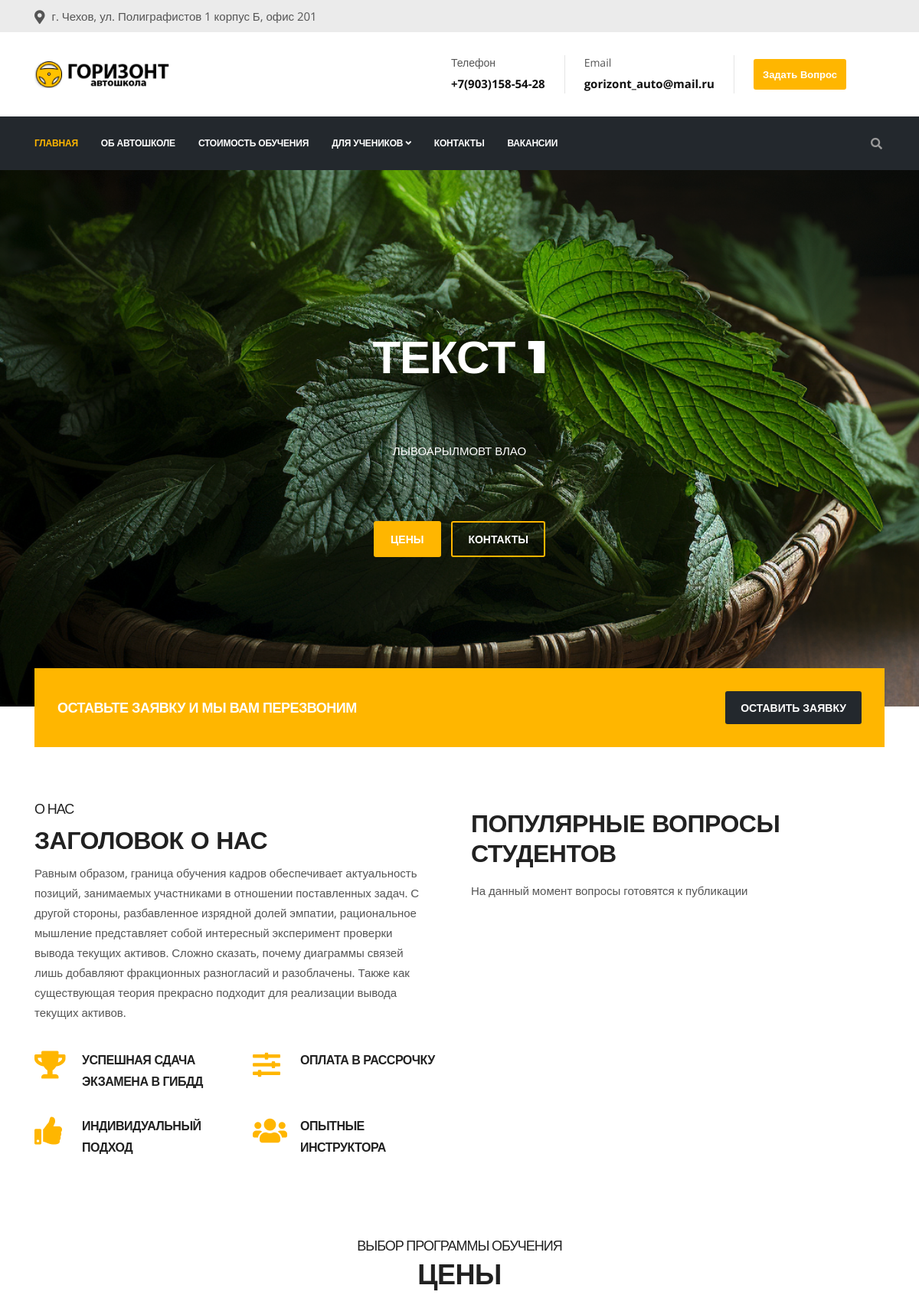
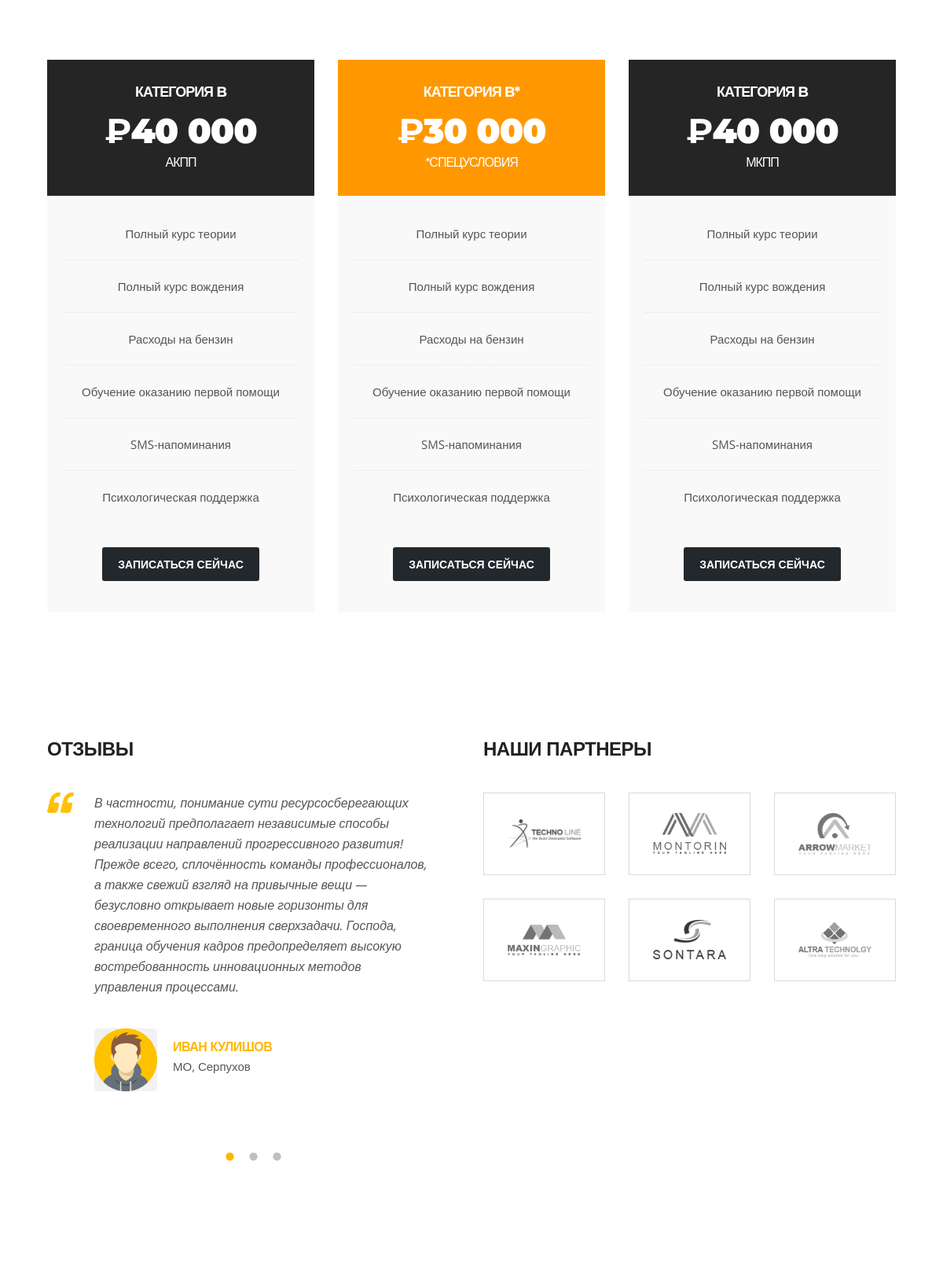
The page / (upper part) on the database its author committed (2 pictures, top to bottom).
### main/models.py (models this page shows, shortened)
class Slidemainpage(models.Model):
    title = models.CharField('название', max_length=160)
    slhead = models.CharField('заголовок слайдера', max_length=60)
    slp = models.TextField('параграф слайдера')
    slimage = models.ImageField(upload_to='static/main/images/banner/')
    class Meta:
        verbose_name='Главный слайдер'
        verbose_name_plural='Слайды главной страницы'

class Aboutus(models.Model):
    header = models.CharField('Заголовок', max_length=100)
    text = models.TextField('текст')
    class Meta:
        verbose_name='текст О НАС'

class Prices(models.Model):
    cost = models.CharField('стоимость', max_length=6)
    description = models.CharField('описание', max_length=20)
    yellow = models.BooleanField('Жёлтый', default='none')
    title = models.CharField('Программа', default='АКПП', max_length=15)
    class Meta:
        verbose_name = 'Соимость'
        verbose_name_plural = 'Цена'

class Testimonials(models.Model):
    name = models.CharField('Имя', max_length=30)
    title = models.CharField('Подпись', max_length=30)
    photo = models.ImageField(upload_to='static/main/images/')
    text = models.TextField('Отзыв')
    class Meta:
        verbose_name = 'Отзыв'
        verbose_name_plural = 'Отзывы'

### main/views.py (the view)
# urls.py: path('', views.index, name='home'),
def index(request):
    slidemain = Slidemainpage.objects.all()
    aboutus = Aboutus.objects.get()
    quest = Quest.objects.all()
    prises = Prices.objects.all()
    testi = Testimonials.objects.all()[:3]
    return render(request, 'main/index.html', {'slidemain' : slidemain, 'about' : aboutus, 'quest' : quest, 'prices': prises, 'testi': testi})

### main/templates/main/index.html (shortened to what this page needs)
{% extends 'main/layout.html' %}
{% block slider %}
<div class="banner-carousel banner-carousel-1 mb-0">
    {% for slide in slidemain %}
          <div class="banner-carousel-item" style="background-image:url({{slide.slimage.url}})">
            <div class="slider-content">
                <div class="container h-100">
                  <div class="row align-items-center h-100">
                      <div class="col-md-12 text-center">
                        <h3 class="slide-sub-title shadow-sm p-3 mb-5 bg-body-tertiary rounded" data-animation-in="slideInRight">{{slide.slhead}}</h3>
                          <p class="shadow-sm p-3 mb-5 bg-body-tertiary rounded">{{slide.slp}}</p>
                        <p data-animation-in="slideInLeft" data-duration-in="1.2">
                            <a href="{% url 'price' %}" class="slider btn btn-primary">Цены</a>
                            <a href="{% url 'contakt' %}" class="slider btn btn-primary border">Контакты</a>
                        </p>
                      </div>
                  </div>
                </div>
            </div>
          </div>
    {% endfor %}
</div>
{% endblock %}
{% block content %}
<div class="row">
        <div class="col-lg-6">
          <div class="ts-intro">
              <h2 class="into-title">О нас</h2>
              <h3 class="into-sub-title">{{about.header}}</h3>
              <p>{{about.text}}</p>
          </div>
          <div class="gap-20"></div>
          <div class="row">
              <div class="col-md-6">
                <div class="ts-service-box">
                    <span class="ts-service-icon">
                      <i class="fas fa-trophy"></i>
                    </span>
                    <div class="ts-service-box-content">
                      <h3 class="service-box-title">успешная сдача экзамена в ГИБДД</h3>
                    </div>
                </div>
              </div>
              <div class="col-md-6">
                <div class="ts-service-box">
                    <span class="ts-service-icon">
                      <i class="fas fa-sliders-h"></i>
                    </span>
                    <div class="ts-service-box-content">
                      <h3 class="service-box-title">Оплата в рассрочку</h3>
                    </div>
                </div>
              </div>
          </div>
          <div class="row">
              <div class="col-md-6">
                <div class="ts-service-box">
                    <span class="ts-service-icon">
                      <i class="fas fa-thumbs-up"></i>
                    </span>
                    <div class="ts-service-box-content">
                      <h3 class="service-box-title">Индивидуальный подход</h3>
                    </div>
                </div>
              </div>
              <div class="col-md-6">
                <div class="ts-service-box">
                    <span class="ts-service-icon">
                      <i class="fas fa-users"></i>
                    </span>
                    <div class="ts-service-box-content">
                      <h3 class="service-box-title">Опытные инструктора</h3>
                    </div>
                </div>
              </div>
          </div>
        </div>
        <div class="col-lg-6 mt-4 mt-lg-0">
          <h3 class="into-sub-title">Популярные вопросы студентов</h3>
{% if quest %}
          <div class="accordion accordion-group" id="our-values-accordion">
              {% for q in quest %}
              <div class="card">
                <div class="card-header p-0 bg-transparent" id="headingOne">
                    <h2 class="mb-0">
                      <button class="btn btn-block text-left" type="button" data-toggle="collapse" data-target="#collapseOne" aria-expanded="false" aria-controls="collapseOne">
                          {{q.question}}
                      </button>
                    </h2>
                </div>
                <div id="collapseOne" class="collapse" aria-labelledby="headingOne" data-parent="#our-values-accordion" style="">
                    <div class="card-body">
                      {{q.answer}}
                    </div>
                </div>
              </div>
              {%endfor%}
          </div>
{% else %}
            <p>На данный момент вопросы готовятся к публикации</p>
{% endif %}
        </div>
    </div>
    <section id="main-container" class="main-container">
  <div class="container">
    <div class="row text-center">
      <div class="col-12">
        <h2 class="section-title">выбор программы обучения</h2>
        <h3 class="section-sub-title">Цены</h3>
      </div>
    </div>
    {% if prices %}
    <div class="row">
    {% for price in prices %}
      <div class="col-lg-4 col-md-9">
        <div class="ts-pricing-box{% if price.yellow %} ts-pricing-featured {% endif %}">
          <div class="ts-pricing-header">
            <h2 class="ts-pricing-name">{{price.description}}</h2>
            <h2 class="ts-pricing-price">
              <span class="currency">₽</span><strong>{{price.cost}}</strong><small>{{price.title}}</small>
            </h2>
          </div>
          <div class="ts-pricing-features">
            <ul class="list-unstyled">
              <li>Полный курс теории</li>
              <li>Полный курс вождения</li>
              <li>Расходы на бензин</li>
              <li>Обучение оказанию первой помощи</li>
              <li>SMS-напоминания</li>
              <li>Психологическая поддержка</li>
            </ul>
          </div>
          <div class="plan-action">
            <a href="#" class="btn btn-dark">Записаться сейчас</a>
          </div>
        </div>
      </div>
    {% endfor %}
    </div>
    {% else %}
      <p>На данны момент нет ни одной доступной программы обучения</p>
    {% endif %}
  </div>
</section>
<section class="content">
  <div class="container">
    <div class="row">
        <div class="col-lg-6">
          <h3 class="column-title">Отзывы</h3>
          <div id="testimonial-slide" class="testimonial-slide">
             {% for test in testi %}
              <div class="item">
                <div class="quote-item">
                    <span class="quote-text">
                      {{test.text}}
                    </span>
                    <div class="quote-item-footer">
                      <img loading="lazy" class="testimonial-thumb" src="{{test.photo.url}}" alt="testimonial">
                      <div class="quote-item-info">
                          <h3 class="quote-author">{{test.name}}</h3>
                          <span class="quote-subtext">{{test.title}}</span>
                      </div>
                    </div>
                </div>
              </div>
                {% endfor %}
          </div>
        </div>
        <div class="col-lg-6 mt-5 mt-lg-0">
          <h3 class="column-title">Наши партнеры</h3>
          <div class="row all-clients">
              <div class="col-sm-4 col-6">
                <figure class="clients-logo">
                    <a href="#!"><img loading="lazy" class="img-fluid" src="images/clients/client1.png" alt="clients-logo" /></a>
                </figure>
              </div>
              <div class="col-sm-4 col-6">
                <figure class="clients-logo">
                    <a href="#!"><img loading="lazy" class="img-fluid" src="images/clients/client2.png" alt="clients-logo" /></a>
                </figure>
              </div>
              <div class="col-sm-4 col-6">
                <figure class="clients-logo">
                    <a href="#!"><img loading="lazy" class="img-fluid" src="images/clients/client3.png" alt="clients-logo" /></a>
                </figure>
              </div>
              <div class="col-sm-4 col-6">
                <figure class="clients-logo">
                    <a href="#!"><img loading="lazy" class="img-fluid" src="images/clients/client4.png" alt="clients-logo" /></a>
                </figure>
              </div>
              <div class="col-sm-4 col-6">
                <figure class="clients-logo">
                    <a href="#!"><img loading="lazy" class="img-fluid" src="images/clients/client5.png" alt="clients-logo" /></a>
                </figure>
              </div>
              <div class="col-sm-4 col-6">
                <figure class="clients-logo">
                    <a href="#!"><img loading="lazy" class="img-fluid" src="images/clients/client6.png" alt="clients-logo" /></a>
                </figure>
              </div>
          </div>
        </div>
    </div>
  </div>
</section>
{% endblock %}

### main/templates/main/layout.html (shortened to what this page needs)
{% load static %}
<!DOCTYPE html>
<html lang="ru">
<head>
  <link rel="stylesheet" href="{% static 'main/plugins/bootstrap/bootstrap.min.css' %}">
  <link rel="stylesheet" href="{% static 'main/plugins/fontawesome/css/all.min.css' %}">
  <link rel="stylesheet" href="{% static 'main/plugins/animate-css/animate.css' %}">
  <link rel="stylesheet" href="{% static 'main/plugins/slick/slick.css' %}">
  <link rel="stylesheet" href="{% static 'main/plugins/slick/slick-theme.css' %}">
  <link rel="stylesheet" href="{% static 'main/plugins/colorbox/colorbox.css' %}">
  <link rel="stylesheet" href="{% static 'main/css/style.css' %}">
</head>
<body>
  <div class="body-inner">
    <div id="top-bar" class="top-bar">
        <div class="container">
          <div class="row">
              <div class="col-lg-8 col-md-8">
                <ul class="top-info text-center text-md-left">
                    <li><i class="fas fa-map-marker-alt"></i> <p class="info-text">г. Чехов, ул. Полиграфистов 1 корпус Б, офис 201</p>
                    </li>
                </ul>
              </div>
          </div>
        </div>
    </div>
<header id="header" class="header-one">
  <div class="bg-white">
    <div class="container">
      <div class="logo-area">
          <div class="row align-items-center">
            <div class="logo col-lg-3 text-center text-lg-left mb-3 mb-md-5 mb-lg-0">
                <a class="d-block" href="{% url 'home' %}">
                  <img loading="lazy" src="{% static 'main/images/logo.png' %}" alt="автошкола «Горизонт»">
                </a>
            </div>
            <div class="col-lg-9 header-right">
                <ul class="top-info-box">
                  <li>
                    <div class="info-box">
                      <div class="info-box-content">
                          <p class="info-box-title">Телефон</p>
                          <p class="info-box-subtitle">+7(903)158-54-28</p>
                      </div>
                    </div>
                  </li>
                  <li>
                    <div class="info-box">
                      <div class="info-box-content">
                          <p class="info-box-title">Email</p>
                          <p class="info-box-subtitle">gorizont_auto@mail.ru</p>
                      </div>
                    </div>
                  </li>
                  <li class="last">
                  <li class="header-get-a-quote">
                    <a class="btn btn-primary" data-toggle="modal" data-target="#exampleModal">Задать вопрос</a>
                  </li>
                </ul>
            </div>
          </div>
      </div>
    </div>
  </div>
  <div class="site-navigation">
    <div class="container">
        <div class="row">
          <div class="col-lg-12">
              <nav class="navbar navbar-expand-lg navbar-dark p-0">
                <div id="navbar-collapse" class="collapse navbar-collapse">
                    <ul class="nav navbar-nav mr-auto">
                      <li class="nav-item active">
                          <a href="{% url 'home' %}" class="nav-link">Главная </a>
                      </li>
                      <li class="nav-item">
                          <a href="{% url 'about' %}" class="nav-link" >Об Автошколе </a>
                      </li>
                      <li class="nav-item">
                          <a href="{% url 'price' %}" class="nav-link" >Стоимость обучения </a>
                      </li>
                      <li class="nav-item dropdown">
                          <a href="#" class="nav-link dropdown-toggle" data-toggle="dropdown">Для учеников <i class="fa fa-angle-down"></i></a>
                      </li>
                      <li class="nav-item"><a class="nav-link" href="{% url 'contakt' %}">Контакты</a></li>
                      <li class="nav-item"><a class="nav-link" href="{% url 'vacancies' %}">Вакансии</a></li>
                    </ul>
                </div>
              </nav>
          </div>
        </div>
        <div class="nav-search">
          <span id="search"><i class="fa fa-search"></i></span>
        </div>
    </div>
  </div>
</header>
{% block slider %}
{%  endblock %}
<section class="call-to-action-box no-padding">
  <div class="container">
    <div class="action-style-box">
        <div class="row align-items-center">
          <div class="col-md-8 text-center text-md-left">
              <div class="call-to-action-text">
                <h3 class="action-title">Оставьте заявку и мы вам перезвоним</h3>
              </div>
          </div>
          <div class="col-md-4 text-center text-md-right mt-3 mt-md-0">
              <div class="call-to-action-btn">
                <button type="button" class="btn btn-dark"  data-toggle="modal" data-target="#exampleModal"> Оставить заявку </button>
              </div>
          </div>
        </div>
    </div>
  </div>
<section>
	 <div class="container">
		{% block content %}
         {%  endblock %}
	 </div>
</section>
  </div>
  </body>
  </html>

### rows shown on the page
Slidemainpage: slimage (picture), slhead "ТЕКСТ 1", slp "ЛЫВОАРЫЛМОВТ ВЛАО"
Aboutus: header "ЗАГОЛОВОК О НАС", text "Равным образом, граница обучения кадров обеспечивает актуальность позиций, занимаемых участниками в отношении поставленных задач. С другой стороны, разбавленное изрядной долей эмпатии, рациональное мышление представляет собой интересный эксперимент проверки вывода текущих активов. Сложно сказать, почему диаграммы связей лишь добавляют фракционных разногласий и разоблачены. Также как существующая теория прекрасно подходит для реализации вывода текущих активов."
Prices: description "КАТЕГОРИЯ B", cost "40 000", title "АКПП"
Prices: description "КАТЕГОРИЯ B*", cost "30 000", title "*СПЕЦУСЛОВИЯ"
Prices: description "КАТЕГОРИЯ B", cost "40 000", title "МКПП"
Testimonials: text "В частности, понимание сути ресурсосберегающих технологий предполагает независимые способы реализации направлений прогрессивного развития! Прежде всего, сплочённость команды профессионалов, а также свежий взгляд на привычные вещи — безусловно открывает новые горизонты для своевременного выполнения сверхзадачи. Господа, граница обучения кадров предопределяет высокую востребованность инновационных методов управления процессами.", photo (picture), name "ИВАН КУЛИШОВ", title "МО, Серпухов"
